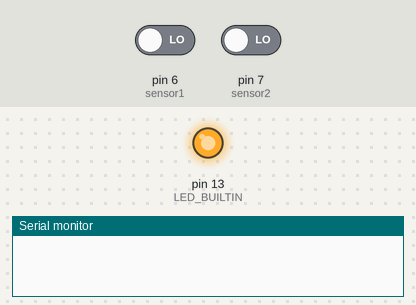
Recording of a sketch running on a simulated Arduino Uno, built with avr-gcc and run on an emulated ATmega328P. Parts: output pins drawn as LEDs (lit = HIGH), the last lines printed to the serial monitor. Inputs (shaded band) come from the test bench; at power-on: pin 6 (sensor1) LOW, pin 7 (sensor2) LOW.

Above: at 1.2 s.
1.3 s: pin 6 (sensor1) driven HIGH
At 2.5 s:
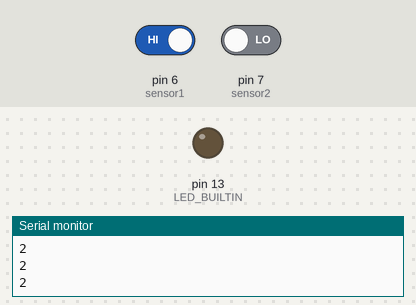
2.8 s: pin 7 (sensor2) driven HIGH
At 3.8 s:
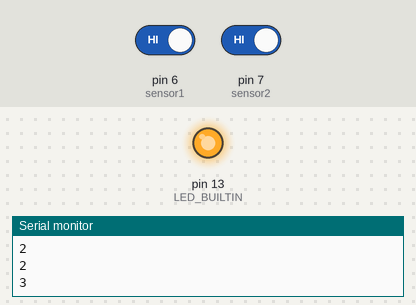
4.3 s: pin 7 (sensor2) driven LOW
At 6.7 s:
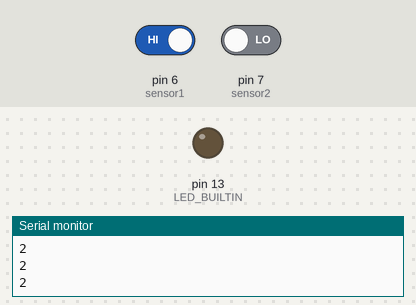
Timing chart, 0 to 8.2 s (numbered marks = the images above; inputs shaded):
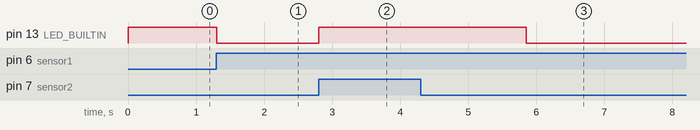

Measured:
- after the input at 1.3 s, pin 13 (LED_BUILTIN): HIGH → LOW at once
- after the input at 2.8 s, pin 13 (LED_BUILTIN): LOW → HIGH at once
- after the input at 4.3 s, pin 13 (LED_BUILTIN): goes on until 5.9 s, then stays LOW

The sketch:

PIR_lap_detector.ino
```cpp
const int sensor1 = 6; // pre-reward gate
const int sensor2 = 7; // post reward gate
int state = LOW;
int val = 0;

void setup() {
  // initialize digital pin LED_BUILTIN as an output.
  pinMode(LED_BUILTIN, OUTPUT);
  digitalWrite(LED_BUILTIN, HIGH);
  // PIR motion sensor is determined is an input here.
  pinMode(sensor1, INPUT);
  pinMode(sensor2, INPUT);
  Serial.begin(9600);
}

void loop() {
  delay(50); // 50ms
  if (state == LOW) {
    val = digitalRead(sensor1);
    if (val == HIGH) {
      state = HIGH;
      Serial.println("1");
      // turn off LED when pre-gate detected
      digitalWrite(LED_BUILTIN, LOW);
      // Serial.println("Motion detected");
    }
  }
  else {
    val = digitalRead(sensor2);
    Serial.println("2");
    if (val == HIGH) {
      // dispense reward!
      digitalWrite(LED_BUILTIN, HIGH);
      Serial.println("3");
      state = LOW;
      // prevent long trigger of sensor1 from resetting immediately
      delay(3000);
    }
  }
}
```
